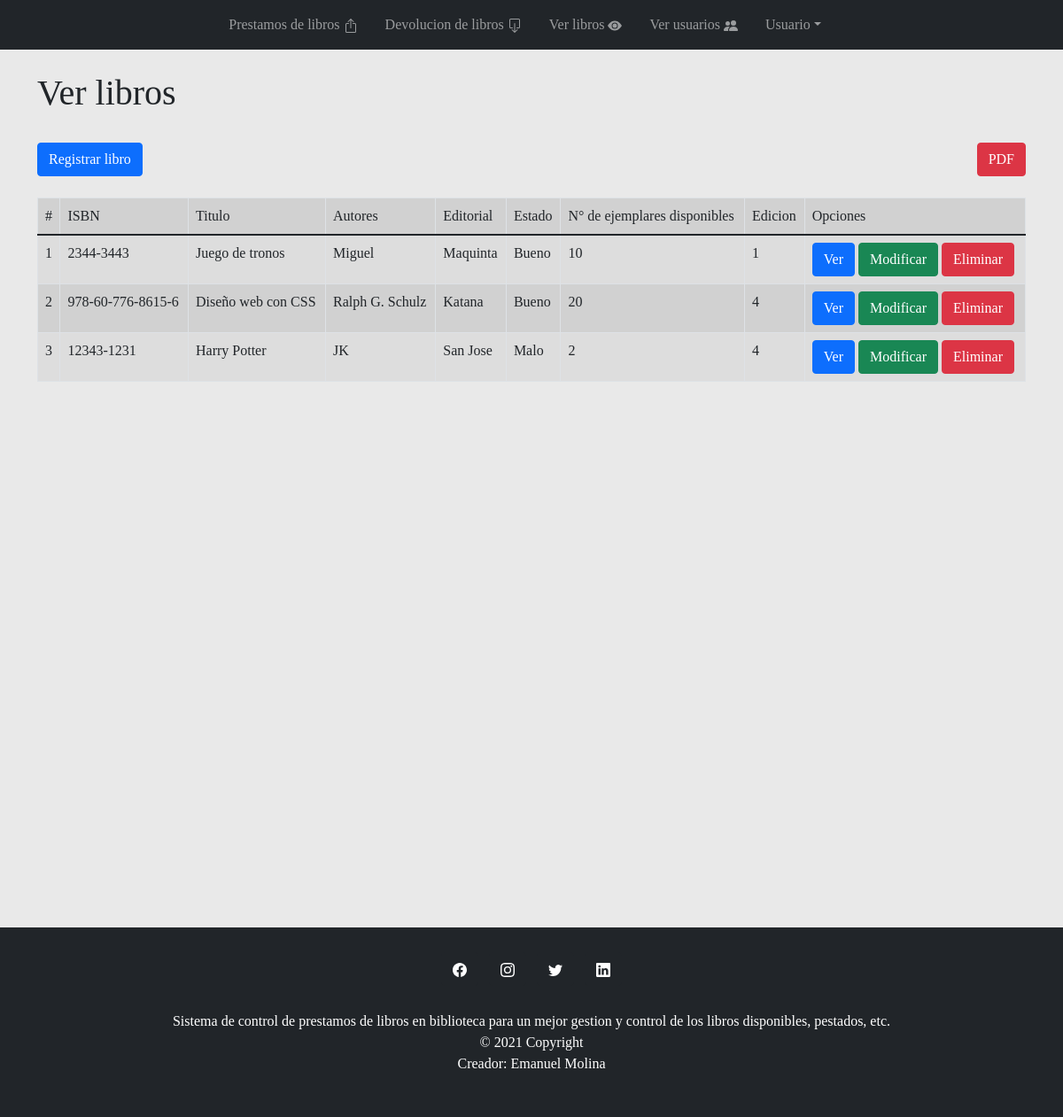
The page /page.php?pag=ver_lib.php (signed in) on the database its author committed.
### tables this page shows
CREATE TABLE `libros` (
  `id` int(11) NOT NULL,
  `isbn` varchar(50) NOT NULL,
  `titulo` varchar(50) NOT NULL,
  `autor` varchar(50) NOT NULL,
  `editorial` varchar(50) NOT NULL,
  `id_estado` int(11) NOT NULL,
  `ejemplares` int(11) NOT NULL,
  `ejemplares_prestados` int(11) NOT NULL,
  `edicion` varchar(50) NOT NULL,
  `imagen` varchar(50) NOT NULL,
  `fecha_registro` varchar(50) NOT NULL
);

CREATE TABLE `estado_libro` (
  `id` int(11) NOT NULL,
  `estado` varchar(50) NOT NULL,
  `descripcion` varchar(100) NOT NULL
);

### page.php (called while the page is built, shortened)
 <?php
    include_once "header.php";
    include_once "nav_menu.php";
    if(isset($_GET["pag"])){
        $pagina = $_GET["pag"];
    }else{
        $pagina = "pre_lib.php";
    }
    include_once $pagina;
    include_once "footer.php";
?>

### class/Libro.php (called while the page is built, shortened)
<?php
    class Libro{
        public function mostrarLibros(){
            $connection = Database::connect();
            $query ="SELECT * FROM libros l JOIN estado_libro e ON l.id_estado = e.id ORDER BY edicion, titulo ASC ";
            $libros = $connection->query($query);
            return $libros;
        }
    }
?>

### ver_lib.php (the view, shortened to what this page needs)
<h1>Ver libros</h1><br>
<?php
    if($_SESSION["id_rol"]==1){
        echo '<button data-bs-toggle="modal" data-bs-target="#modal" class="btn btn-primary">Registrar libro</button>';
        echo '<a href="" class="btn btn-danger btn-pdf">PDF</a><br><br>';
    }
?>
<div class="table-responsive">
<table class="table table-active table-striped table-bordered">
    <thead>
        <tr>
            <td>#</td>
            <td>ISBN</td>
            <td>Titulo</td>
            <td>Autores</td>
            <td>Editorial</td>
            <td>Estado</td>
            <td>N° de ejemplares disponibles</td>
            <td>Edicion</td>
            <td>Opciones</td>
        </tr>
    </thead>
    <tbody>
        <?php
            include_once "class/Libro.php";
            $libros=new Libro();
            $datos = $libros->mostrarLibros();
            $contador=0;
            foreach ($datos as $libro) {
                $contador++;
                echo "<tr>";
                    echo "<td>".$contador."</td>";
                    echo "<td>".$libro["isbn"]."</td>";
                    echo "<td>".$libro["titulo"]."</td>";
                    echo "<td>".$libro["autor"]."</td>";
                    echo "<td>".$libro["editorial"]."</td>";
                    echo "<td>".$libro["estado"]."</td>";
                    echo "<td>".($libro["ejemplares"]-$libro["ejemplares_prestados"])."</td>";
                    echo "<td>".$libro["edicion"]."</td>";
                    echo "<td>";
                        echo "<a href='page.php?pag=detalles_lib.php&id=".$libro["0"]."' class='btn btn-primary'>Ver</a>";
                    if($_SESSION["id_rol"]==1){
                        echo " <a href='page.php?pag=modificar_lib.php&id=".$libro["0"]."' class='btn btn-success'>Modificar</a>";
                        echo " <a href='page.php?pag=eliminar_lib.php&id=".$libro["0"]."' class='btn btn-danger'>Eliminar</a>";
                    }
                    echo "</td>";
                echo "</tr>";
            }
        ?>
    </tbody>
</table>
</div>

### css/estilos.css (style rules this page uses)
body { background-color: #E9E9E9; font-family: 'Mukta'; }
.btn-pdf { float: right; }

### rows shown on the page
libros: isbn "2344-3443", titulo "Juego de tronos", autor "Miguel", editorial "Maquinta", id_estado.estado "Bueno", $libro['ejemplares']-$libro['ejemplares_prestados'] "10", edicion "1"
libros: isbn "978-60-776-8615-6", titulo "Diseño web con CSS", autor "Ralph G. Schulz", editorial "Katana", id_estado.estado "Bueno", $libro['ejemplares']-$libro['ejemplares_prestados'] "20", edicion "4"
libros: isbn "12343-1231", titulo "Harry Potter", autor "JK", editorial "San Jose", id_estado.estado "Malo", $libro['ejemplares']-$libro['ejemplares_prestados'] "2", edicion "4"
